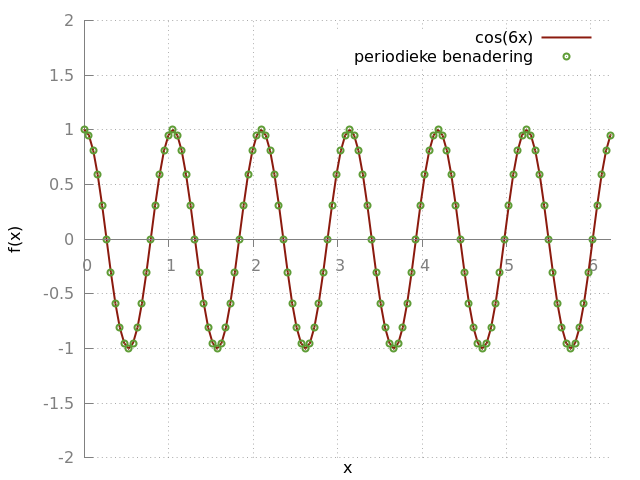

The gnuplot source for this figure:
#set terminal pngcairo
#set output 'periotrig_cosine.png'

#attractive gnuplotting
set style line 1 lc rgb '#8b1a0e' pt 1 ps 1 lt 1 lw 2 # --- red
set style line 2 lc rgb '#5e9c36' pt 6 ps 1 lt 1 lw 2 # --- green

set style line 11 lc rgb '#808080' lt 1
set border 2 back ls 11
set tics nomirror

set style line 12 lc rgb '#808080' lt 0
set grid back ls 12

set xlabel "x"
set ylabel "f(x)"
set xrange [ 0:6.2308 ]
set xzeroaxis
set xtics axis
set yrange [-2:2]
plot "cosine.dat" using 1:2 title 'cos(6x)' with lines ls 1, \
"perio_cosine.dat" using 1:2 title 'periodieke benadering' with points ls 2, \
"cosine.dat" using 1:(0*$1) title '' with lines ls 11
pause -1
